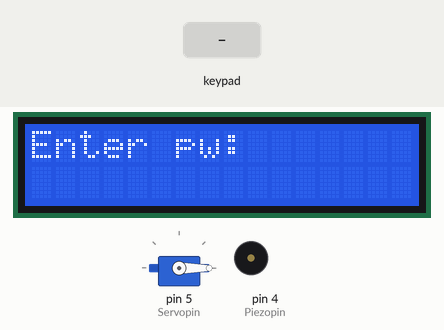
A sketch run on a simulated Arduino Uno, built with avr-gcc and run on an emulated ATmega328P. Shown: 16×2 character LCD, servo, buzzer (waves = sounding). Wiring (inferred from the names in the program): 4×4 keypad with keys 1 2 3 A 4 5 6 B 7 8 9 C * 0 # D: rows pin 9, pin 8, pin 7, pin 6; columns pin 10, pin 11, pin 12, pin 13. The inputs (shaded band) are chosen by the test bench.

Above: at 1.2 s.
1.3 s: keypad keys 0 0 0 0 * pressed 0.4 s apart
At 4.3 s:
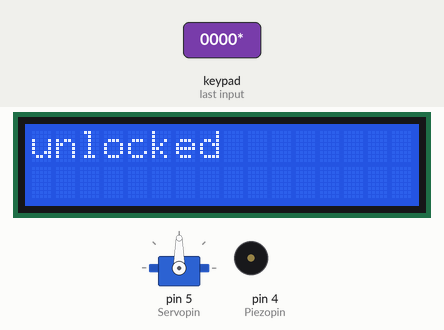
4.8 s: keypad keys 0 0 0 0 # pressed 0.4 s apart
At 7.3 s:
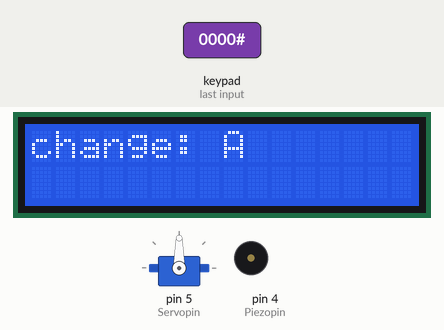
8.3 s: key '*' pressed
At 9.3 s:
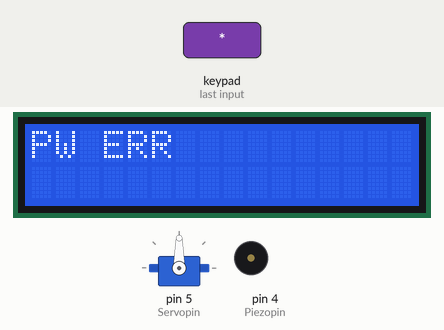
11.2 s: key 'B' pressed
At 12.4 s:
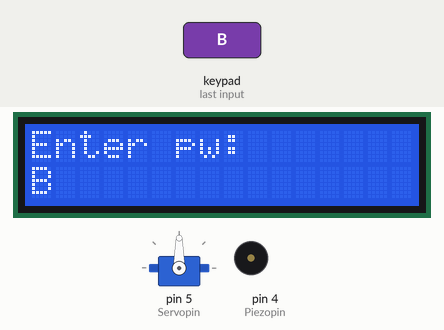
13.2 s: key 'C' pressed
At 13.7 s:
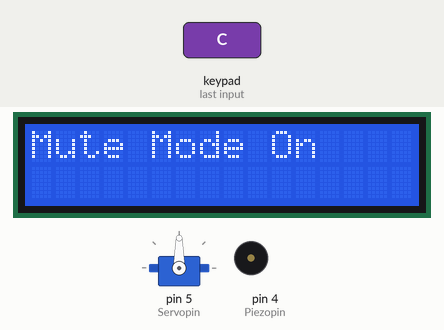
15.7 s: key 'C' pressed
At 16.5 s:
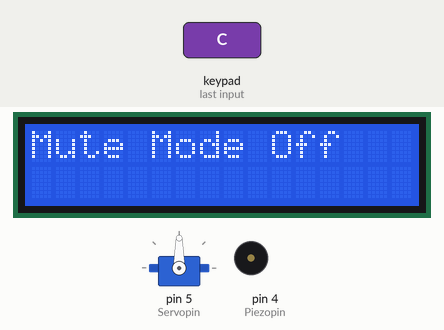
Timing chart, 0 to 18.7 s (numbered marks = the images above; inputs shaded):
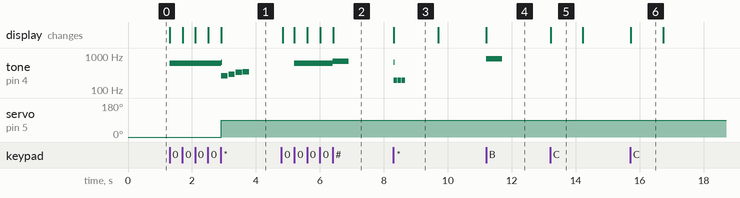

The sketch:

Door_Lock_individual_task.ino
```cpp
#include <SimpleKeypad.h>
#include <Servo.h>
#include <Wire.h>
#include <LiquidCrystal_I2C.h>

const byte nb_rows = 4;
const byte nb_cols = 4;

char key_chars[nb_rows][nb_cols] = {
  {'1', '2', '3', 'A'},
  {'4', '5', '6', 'B'},
  {'7', '8', '9', 'C'},
  {'*', '0', '#', 'D'}
};

byte rowPins[nb_rows] = {9, 8, 7, 6};
byte colPins[nb_cols] = {10, 11, 12, 13};

SimpleKeypad kp1((char*)key_chars, rowPins, colPins, nb_rows, nb_cols);

Servo servo;
int Servopin = 5;
int angle = 90;

LiquidCrystal_I2C lcd(0x27, 16, 2);

char password[5] = "0000";
char inputPassword[5];
char newPassword[5];
byte passwordIndex = 0;
bool changeMode = false;
int Piezopin = 4;
int notes[] = {
  262,  // 1
  294,  // 2
  330,  // 3
  349,  // 4
  392,  // 5
  440,  // 6
  494,  // 7
  523,  // 8
  587,  // 9
  622,  // 0
  660,  // *
  698,  // #
  784,  // A
  831,  // B
  880,  // C
  988   // D
};
bool muteMode = false;

void setup() {
  Serial.begin(9600);
  lcd.init();
  lcd.backlight();
  lcd.setCursor(0,0);
  lcd.print("Enter pw:");

  servo.attach(Servopin);
  servo.write(0);
}
void playUnlockMelody() {
  if (muteMode) return;
  int melody[] = {262, 294, 330, 349};
  for(int i = 0; i < 4; i++){
    tone(Piezopin, melody[i], 200);
    delay(225);
  }
}

void playLockMelody() {
  if (muteMode) return;
  int melody[] = {349, 330, 294, 262};
  for(int i = 0; i < 4; i++){
    tone(Piezopin, melody[i], 200);
    delay(225);
  }
}

void playErrorTone() {
  if (muteMode) return;
  for(int i = 0; i < 3; i++) {
    tone(Piezopin, 196, 100);
    delay(125);
  }
}

void playNoteForButton(char key) {
  if (muteMode) return;
  int noteIndex = -1;

  if (key >= '1' && key <= '9') noteIndex = key - '1';
  else if (key == '0') noteIndex = 9;
  else if (key == '*') noteIndex = 10;
  else if (key == '#') noteIndex = 11;
  else if (key == 'A') noteIndex = 12;
  else if (key == 'B') noteIndex = 13;
  else if (key == 'C') noteIndex = 14;
  else if (key == 'D') noteIndex = 15;

  if (noteIndex != -1) {
    tone(Piezopin, notes[noteIndex], 500);
  }
}

void loop() {
  char key = kp1.getKey();

  if (key == 'C') {
    muteMode = !muteMode;
    if (muteMode) {
      lcd.clear();
      lcd.print("Mute Mode On");
    } else {
      lcd.clear();
      lcd.print("Mute Mode Off");
    }
    delay(1000);
    lcd.clear();
    lcd.print("Enter pw:");
    return;
  }

  if (key) {
    playNoteForButton(key);
    lcd.setCursor(passwordIndex, 1);

    if (key == '#') {
      passwordIndex = 0;
      lcd.setCursor(0, 1);
      lcd.print("                ");
      lcd.setCursor(0, 1);
      return;
    }

    if (changeMode) {
      if (key == 'B') {
        newPassword[passwordIndex] = '\0';

        if (strlen(newPassword) == 4) {
            strncpy(password, newPassword, 5);
            lcd.clear();
            lcd.print("PW updated");
            delay(500);
            lcd.clear();
            lcd.print("lock: D");
            changeMode = false;
        } else {
            lcd.clear();
            lcd.print("PW ERR");
            delay(1000);
            lcd.clear();
            lcd.print("Enter new PW:");
            lcd.setCursor(0, 1);
        }
        passwordIndex = 0;
    } else {
      if(passwordIndex <4){
        newPassword[passwordIndex] = key;
        lcd.print(key);
        passwordIndex++;
      }else{
      lcd.clear();
      lcd.print("PW TOO LONG");
      playErrorTone();
      delay(1000);
      lcd.clear();
      lcd.print("Enter new PW;");
      lcd.setCursor(0,1);
      passwordIndex = 0;
      }
    }
    return;
}

    if (key == 'D') {
      servo.write(0);
      playLockMelody();
      lcd.clear();
      lcd.print("Enter pw:");
      lcd.setCursor(0, 1);
    } else if (key == 'A') {
      if (strcmp(inputPassword, password) == 0) {
        changeMode = true;
        passwordIndex = 0;
        lcd.clear();
        lcd.print("Enter new PW:");
        lcd.setCursor(0, 1);
      }
    } else if (key == '*') {
      inputPassword[passwordIndex] = '\0';

      if (strcmp(inputPassword, password) == 0) {
        lcd.clear();
        lcd.print("unlocked");
        servo.write(angle);
        playUnlockMelody();
        delay(1000);
        lcd.clear();
        lcd.print("change: A");
        lcd.setCursor(0,1);
        lcd.print("lock: D");
      } else {
        lcd.clear();
        lcd.print("PW ERR");
        playErrorTone();
        delay(1000);
        lcd.clear();
        lcd.print("Enter pw:");
        lcd.setCursor(0, 1);
      }
      passwordIndex = 0;
    } else {
      inputPassword[passwordIndex] = key;
      lcd.print(key);
      passwordIndex++;
    }
  }
}

  
```

Measured:
- after the input at 1.3 s, tone on pin 4 (Piezopin): plays 622 Hz for 1.6 s, 660 Hz for 0.01 s, 262 Hz for 0.20 s, 294 Hz for 0.20 s, 330 Hz for 0.20 s, 349 Hz for 0.20 s, starting at once; servo on pin 5 (Servopin): 0° → 90° after 1.6 s; the display: first changes at once (image 1 shows a later state)
- after the input at 4.8 s, tone on pin 4 (Piezopin): silent → 622 Hz after 0.40 s, → 698 Hz 1.2 s later, → silent 0.50 s later; the display: first differs from a run without the input after 0.40 s (image 2 shows a later state)
- after the input at 8.3 s, tone on pin 4 (Piezopin): silent → 660 Hz at once, then repeats every 0.13 s: 196 Hz 0.10 s, silent 0.03 s, until it stays silent from 8.7 s; the display: changes at once (image 3)
- after the input at 11.2 s, tone on pin 4 (Piezopin): silent → 831 Hz at once, → silent 0.50 s later; the display: changes at once (image 4)
- after the input at 13.2 s, the display: changes at once (image 5)
- after the input at 15.7 s, the display: changes at once (image 6)
- what the display in image 3 shows lasts 1.4 s, from 8.3 s to 9.7 s
